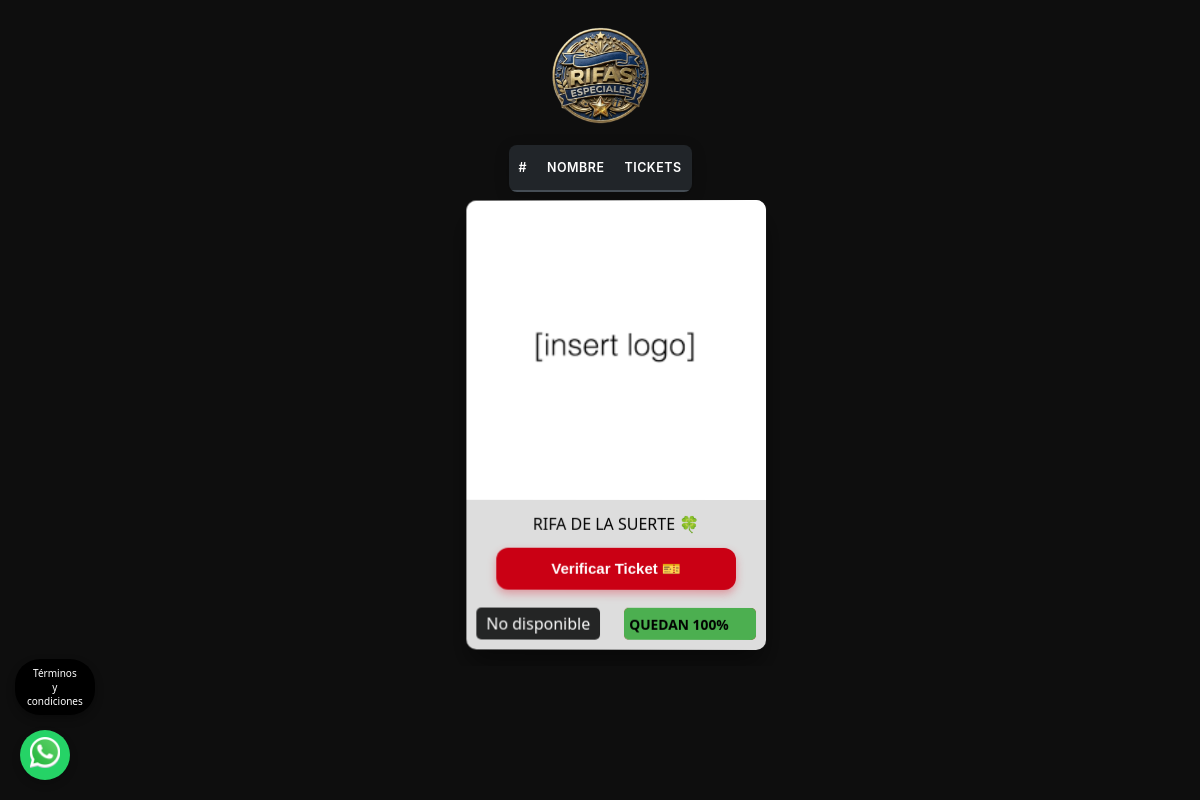
Before: / with the older database file.
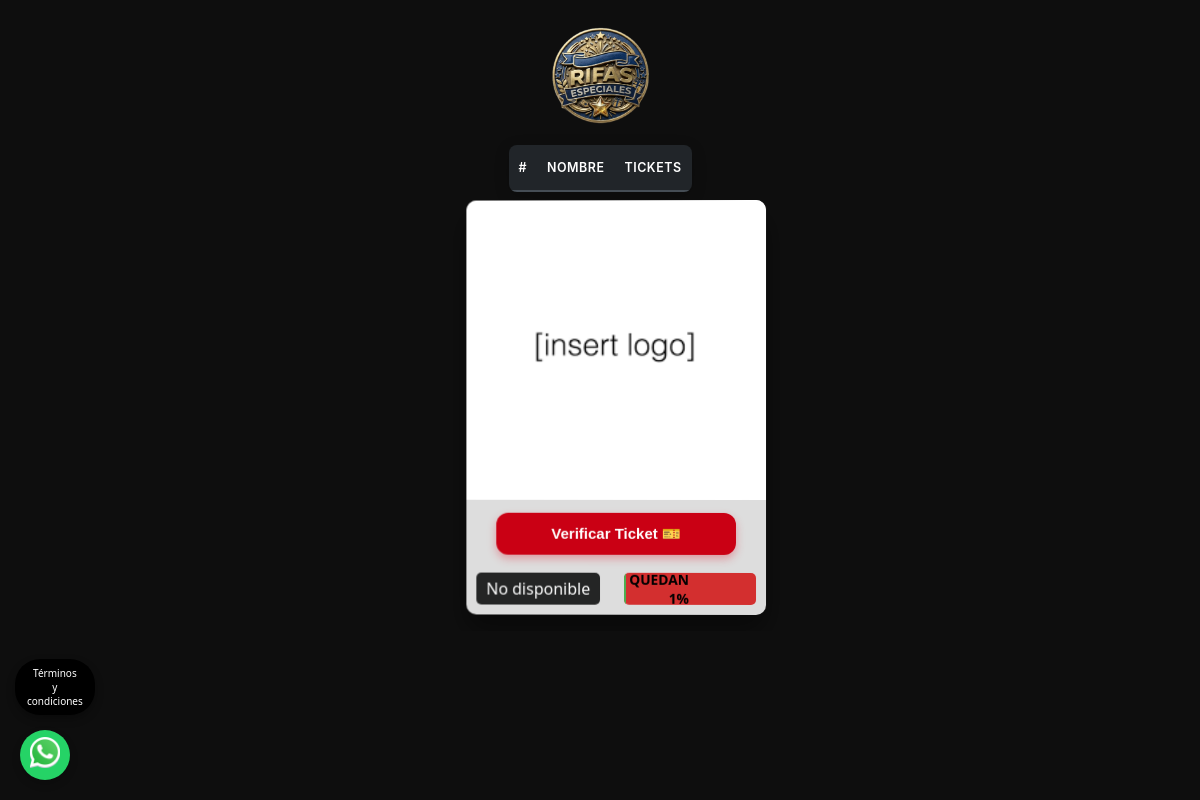
After: the same page with the newer database file.
### tables this page shows
CREATE TABLE venta (
    id INTEGER PRIMARY KEY CHECK (id = 1), -- Solo una fila, siempre tendrá id = 1
    venta TEXT,
    precio_de_ticket REAL,
    precio_dolar REAL,
    zelle TEXT,
    estatus TEXT,
    minima_ticket_regalo INTEGER,
    recompensa REAL
               );

### app.py (the view)
@app.route('/', methods=["GET"])
def index():
    flags = obtener_datos_historial()  # solo lee en GET
    return render_template(
        'index.html', solicitudes = get_data2(),
        enunciado=get_enunciado(), enunciado2=get_enunciado2(), enunciado3=get_enunciado3(),
        premio=get_premio(), premio2=get_premio2(), premio3=get_premio3(),
        porcentaje=get_porcentaje(True), porcentaje2=get_porcentaje2(True), porcentaje3=get_porcentaje3(True),
        disponibilidad=get_porcentaje(False), disponibilidad2=get_porcentaje2(False), disponibilidad3=get_porcentaje3(False),
        mostrar_rifa2=bool(flags['mostrar_rifa2']),
        mostrar_rifa3=bool(flags['mostrar_rifa3'])
    )

### crud.py (called while the page is built, shortened)
def get_data2():
    import sqlite3
    conn = sqlite3.connect('rifa.db')
    cursor = conn.cursor()
    cursor.execute("""
        SELECT
            MIN(id) AS id,
            nombre_apellidos,
            cedula,
            telefono,
            referencia,
            GROUP_CONCAT(tickets_vendidos) AS cartones,
            SUM(monto) AS monto,
            fecha,
            estatus,
            link,
            SUM(
                (SELECT LENGTH(REPLACE(REPLACE(tickets_vendidos, '[', ''), ']', ''))
                        - LENGTH(REPLACE(REPLACE(tickets_vendidos, ',', ''), '[', '')) + 2)
            ) AS length
        FROM requeridos
        WHERE estatus IN ('aprobado', 'enviado')
        GROUP BY cedula
    """)
    rows = cursor.fetchall()
    conn.close()
    solicitudes = []
    return solicitudes

def get_premio3():
    conn = sqlite3.connect('rifa3.db')
    cursor = conn.cursor()
    cursor.execute("SELECT recompensa FROM venta")
    data = cursor.fetchone()  # Recupera todos los datos de la tabla
    conn.close()
    return data[0] if data else None

### templates/index.html (shortened to what this page needs)
<!DOCTYPE html>
<html lang="es">
<head>
</head>
<body>
  <div><img class="logo" src="/static/img/ico.png" alt=""></div>
<div class="table-responsive">
    <table class="table table-hover table-dark align-middle text-center">
        <thead class="table-dark">
            <tr>
                <th>Nombre</th>
                <th>Tickets</th>
            </tr>
        </thead>
    </table>
</div>
  <div class="slider-wrapper">
    <div class="slider" id="slider">
      <div class="card" aria-label="Rifa principal">
        <img src="{{ url_for('static', filename='img/partida.jpg') }}" alt="Imagen rifa 1" draggable="false">
        <div class="THIS">{{ premio }}</div>
<button class="verify" onclick="verifyTicket()">Verificar Ticket 🎫</button>
        <div class="info">
          <div class="date">{{ enunciado }}</div>
          <div class="progress-container">
            <div class="progress-bar" id="progress-bar-1">
              <span class="progress-text" id="progress-text-1">QUEDAN {{ porcentaje }}%</span>
            </div>
          </div>
        </div>
      </div>
    </div></div><div class="whatsapp">
    <a href="https://wa.me/+584248295091" target="_blank">
      <img src="static/img/ws.png" alt="WhatsApp" draggable="false">
    </a>
  </div>
  <button class="terms-button" onclick="openTermsModal()">
        Términos<br>y<br>condiciones
    </button>
</body>
</html>

Changed rows visible on the page:
no longer on this page (row edited): venta: recompensa "RIFA DE LA SUERTE 🍀"
Other visible differences:
text written by a page script: "QUEDAN 100%" → "QUEDAN 1%"
